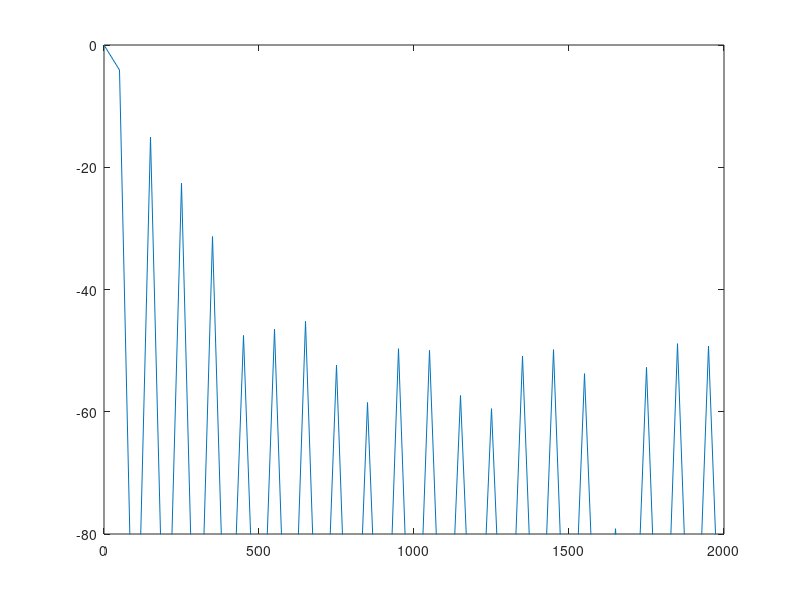

The MATLAB source for this figure:
% Octave/ Matlab code used to explore the frequency domain effects of various
% pulse shaping functions.

pkg load signal

fs=1e6;
wpm=60;
ramp_excess=.3;

% Derive some values
period=1200/wpm*.001*2;
ramp_time=period/2*ramp_excess;
flat_time=period/2*(1-ramp_excess);
n_samp=round(period*fs);
n_ramp=round(ramp_time*fs);
n_flat=round(flat_time*fs);
printf('on_time = %5.2f ms\n',period/2*1000);
printf('ramp    = %5.2f ms\n',ramp_time*1000);

% Different ramp functions
%ramp_func=@(x)x;
%ramp=ramp_func(linspace(0,1,n_ramp));
ramp_func=@(x)(-cos(x*pi)+1)/2;
ramp=ramp_func(linspace(0,1,n_ramp));
%ramp_func=@(x)repmat(1,1,length(x));
%ramp=ramp_func(linspace(0,1,n_ramp));
%ramp_func=@(x)exp(-(x-1).^2/(2*0.3^2));
%ramp=ramp_func(linspace(0,1,n_ramp));
%ramp=transpose(hamming(2*n_ramp+1));
%ramp=ramp(1:n_ramp);
%ramp=transpose(chebwin(2*n_ramp+1,100));
%ramp=ramp(1:n_ramp);
%ramp_func=@(x)(erf((x-0.5)*3.0)+1)/2;
%ramp=ramp_func(linspace(0,1,n_ramp));
ramp=ramp-ramp(1);
ramp=ramp/max(ramp)*1;

% Create signal
sig=[ramp ones(1,n_flat) fliplr(ramp) zeros(1,n_samp-n_flat-2*n_ramp)];
%sig=sig-mean(sig);

% Quantize
sig=round(sig*8)/8;
sig=sig+randn(1,length(sig))/10000;

% Plot frequency response
f=linspace(0,2*fs,n_samp+1);
f=f(1:end-1);
m=abs((fft(sig))).^2;
m=m/max(m);
plot(f,10*log10(m));
xlim([0 2000]);
ylim([-80 0]);

% Calculate occupied bandwidth
tot_pwr=sum(m(1:floor(length(m)/2)));
bw_percentage=0.999;
for obw=1:length(f)
  if (sum(m(1:obw))/tot_pwr>bw_percentage)
    break;
  end
end

% Occupied bandwidth is from -2*fs/n_samp*obw to +2*fs/n_samp*obw.
fprintf('TX %5.2f%% cutoff frequency offset: %6.2f Hz\n',bw_percentage*100,2*fs/n_samp*obw);

